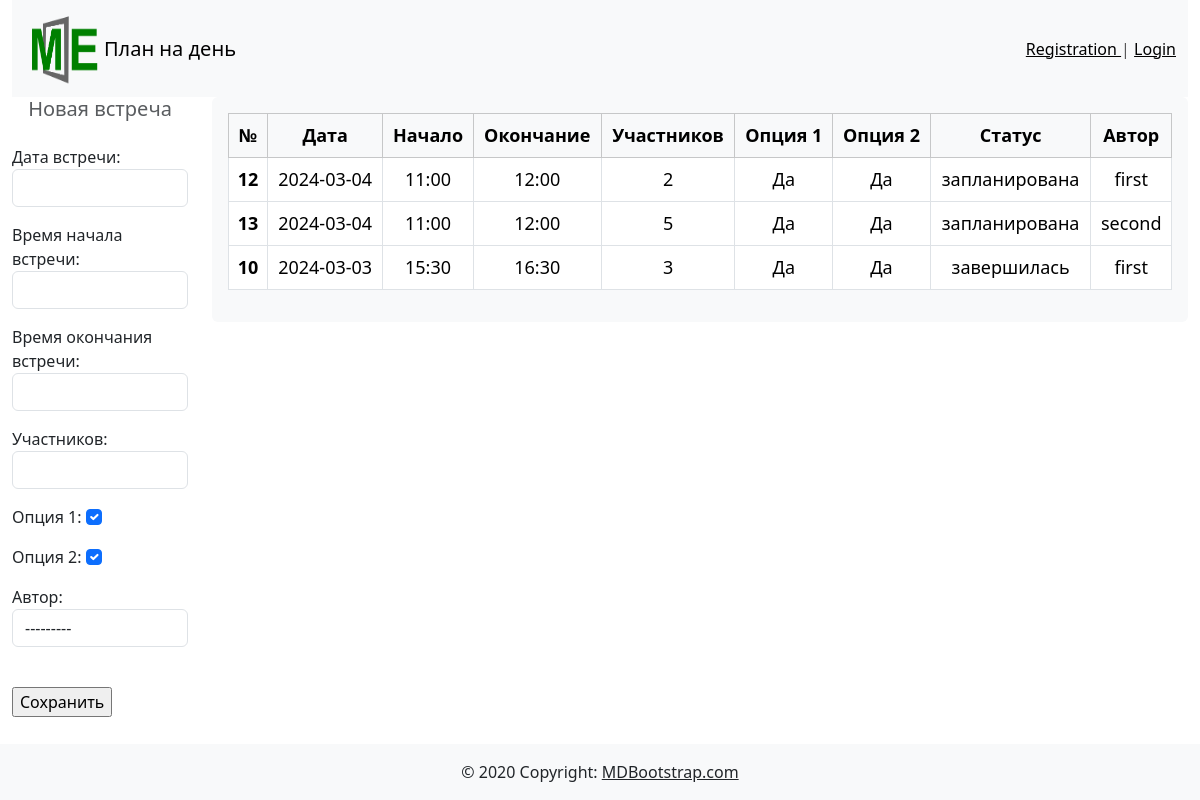
The app's page /, older data.
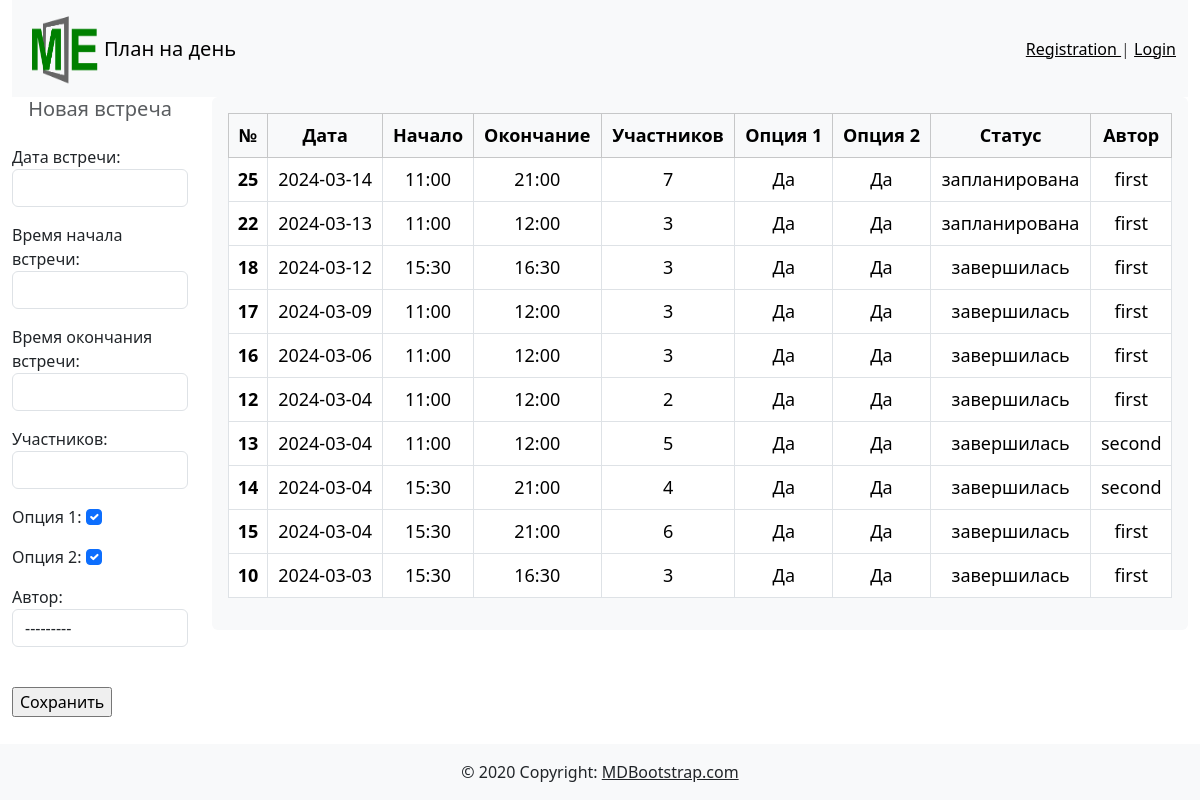
The same page, newer data.
### meetplan/models.py (models this page shows, shortened)
class Meeting(models.Model):
    date_meet = models.DateField(verbose_name="Дата встречи")
    time_start = models.TimeField(verbose_name="Время начала встречи")
    time_end = models.TimeField(verbose_name="Время окончания встречи")
    quantity = models.IntegerField(verbose_name="Участников")
    option1 = models.BooleanField(default=0, verbose_name="Опция 1")
    option2 = models.BooleanField(default=0, verbose_name="Опция 2")
    status = models.IntegerField(default=0, verbose_name="Статус")
    user = models.ForeignKey(User, on_delete=models.CASCADE, verbose_name="Автор")
    class Meta:
        verbose_name = 'Встреча'
        verbose_name_plural = 'Встречи'
        ordering = ['-date_meet', '-time_start', '-status']

class User(models.Model):
    name = models.CharField(max_length=50, verbose_name="Имя пользователя")
    email = models.EmailField(null=False, verbose_name="e-mail")
    create_date = models.DateTimeField(auto_now_add=True,  verbose_name="Дата регистрации")
    class Meta:
        verbose_name = 'Пользователь'
        verbose_name_plural = 'Пользователи'
        ordering = ['create_date', 'name']
    def __str__(self):
        return self.name

### meetplan/views.py (the view)
# urls.py: path('', meet, name='meet'),
def meet(request):
    if request.method == "POST":
        form = MeetForm(request.POST)
        if form.is_valid():
            form.save()
            plan_last_meeting()
            return redirect('meet')
    else:
        form = MeetForm()
    meets = Meeting.objects.all().order_by('-date_meet', 'time_start')
    context = {
        'meets': meets,
        'form': form
    }
    return render(request, './meet.html', context)

### meetplan/forms.py
class MeetForm (forms.ModelForm):
    class Meta:
        model = Meeting
        fields = ['date_meet', "time_start", "time_end", "quantity", "option1", "option2", "user"]
        widgets = {
            "date_meet": forms.DateInput(attrs={'class': 'form-control'}),
            "time_start": forms.TimeInput(attrs={'class': 'form-control'}),
            "time_end": forms.TimeInput(attrs={'class': 'form-control'}),
            "quantity": forms.NumberInput(attrs={'class': 'form-control'}),
            "option1": forms.CheckboxInput(attrs={'class': 'form-check-input'}),
            "option2": forms.CheckboxInput(attrs={'class': 'form-check-input'}),
            "user": forms.Select(attrs={'class': 'form-control'})
        }

### meetplan/templates/meet.html (shortened to what this page needs)
{% extends "base.html" %}
{% block content %}
    <div class="row align-items-start">
        <div class="col-xl-2">
            <form method="POST" novalidate>
                <h5 class="card-subtitle text-body-secondary text-center">Новая встреча</h5>
                    <br>
                        {{ form.as_p }}
                    <br>
                <input type="submit" value="Сохранить">
            </form>
        </div>
        <div class="col-xl-10">
            <div data-bs-spy="scroll" data-bs-target="#navbar-example2" data-bs-root-margin="0px 0px -40%"
                 data-bs-smooth-scroll="true" class="scrollspy-example bg-body-tertiary p-3 rounded-2" tabindex="0">
                <table class="table table-bordered ">
                    <thead class="table table-light">
                    <tr>
                        <th scope="col">№</th>
                        <th scope="col">Дата</th>
                        <th scope="col">Начало</th>
                        <th scope="col">Окончание</th>
                        <th scope="col">Участников</th>
                        <th scope="col">Опция 1</th>
                        <th scope="col">Опция 2</th>
                        <th scope="col">Статус</th>
                        <th scope="col">Автор</th>
                    </tr>
                    </thead>
                    <tbody>
                    {% for item in meets %}
                    <tr>
                        <th scope="row">{{ item.pk }}</th>
                        <td>{{ item.date_meet|date:"Y-m-d" }}</td>
                        <td>{{ item.time_start }}</td>
                        <td>{{ item.time_end }}</td>
                        <td>{{ item.quantity }}</td>
                        <td>{% if item.option1 %}
                            Да
                            {% else %}
                            Нет
                            {% endif %}
                        </td>
                        <td>{% if item.option2 %}
                            Да
                            {% else %}
                            Нет
                            {% endif %}
                        </td>
                        <td>{% if item.status == 0 %}
                            не запланирована
                            {% elif item.status == 1 %}
                            запланирована
                            {% elif item.status == 2 %}
                            время занято
                            {% elif item.status == 3 %}
                            очень много участников
                            {% elif item.status == 4 %}
                            завершилась
                            {% else %}
                            {{ item.status }}
                            {% endif %}
                        </td>
                        <td>{{ item.user }}</td>
                    </tr>
                    {% endfor %}
                    </tbody>
                </table>
            </div>
        </div>
    </div>
{% endblock %}

Row changes from the older to the newer data that the page shows:
added Meeting: pk "25", date_meet "2024-03-14", time_start "11:00", time_end "21:00", quantity "7", option1 "Да", option2 "Да", status "запланирована", user "first"
added Meeting: pk "22", date_meet "2024-03-13", time_start "11:00", time_end "12:00", quantity "3", option1 "Да", option2 "Да", status "запланирована", user "first"
added Meeting: pk "18", date_meet "2024-03-12", time_start "15:30", time_end "16:30", quantity "3", option1 "Да", option2 "Да", status "завершилась", user "first"
added Meeting: pk "17", date_meet "2024-03-09", time_start "11:00", time_end "12:00", quantity "3", option1 "Да", option2 "Да", status "завершилась", user "first"
added Meeting: pk "16", date_meet "2024-03-06", time_start "11:00", time_end "12:00", quantity "3", option1 "Да", option2 "Да", status "завершилась", user "first"
changed Meeting id 12: status "запланирована" → "завершилась"
changed Meeting id 13: status "запланирована" → "завершилась"
added Meeting: pk "14", date_meet "2024-03-04", time_start "15:30", time_end "21:00", quantity "4", option1 "Да", option2 "Да", status "завершилась", user "second"
added Meeting: pk "15", date_meet "2024-03-04", time_start "15:30", time_end "21:00", quantity "6", option1 "Да", option2 "Да", status "завершилась", user "first"
